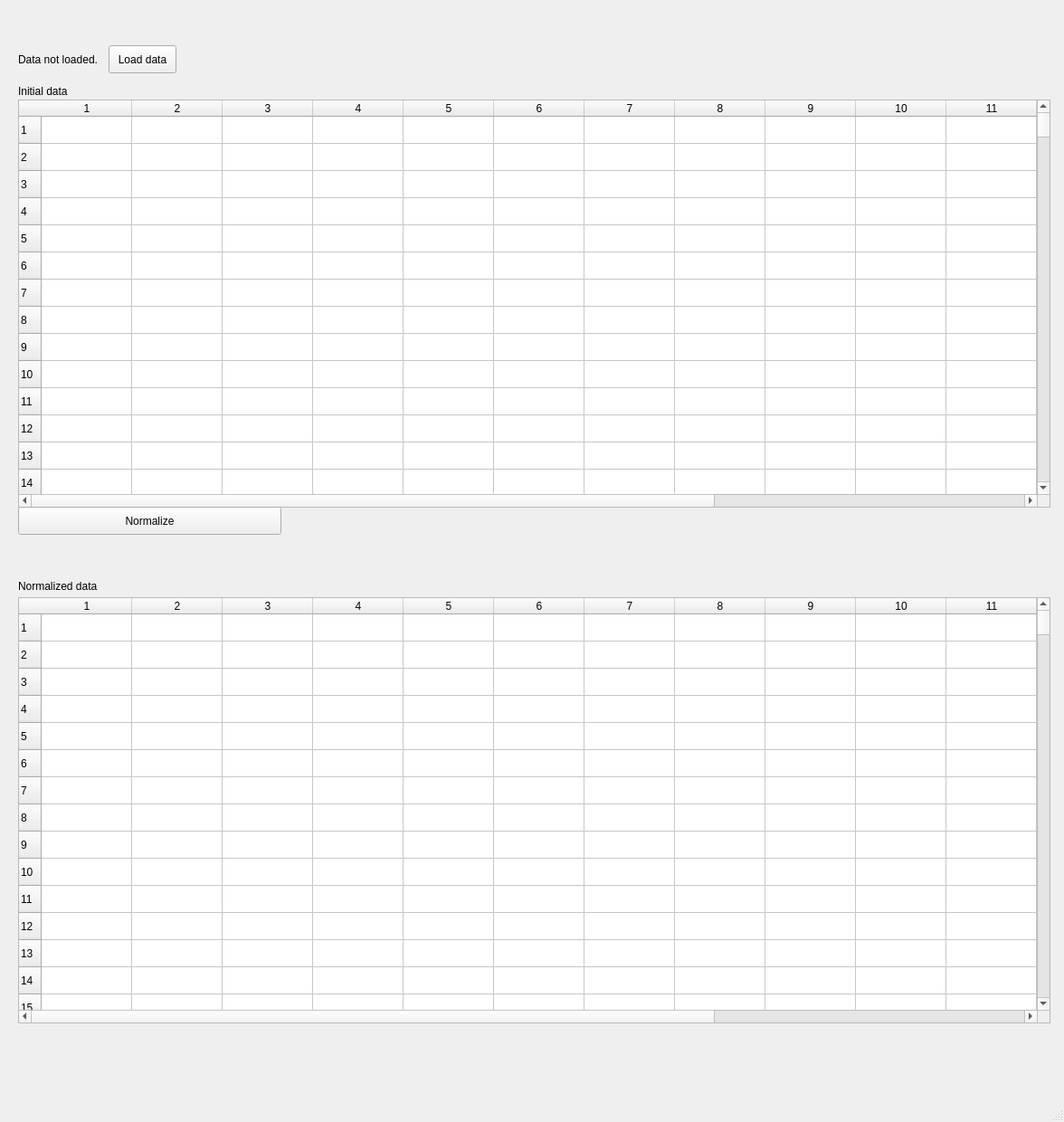
<?xml version="1.0" encoding="UTF-8"?>
<ui version="4.0">
 <class>trainingWindow</class>
 <widget class="QMainWindow" name="trainingWindow">
  <property name="geometry">
   <rect>
    <x>0</x>
    <y>0</y>
    <width>1176</width>
    <height>1240</height>
   </rect>
  </property>
  <property name="windowTitle">
   <string>Training window</string>
  </property>
  <widget class="QWidget" name="centralwidget">
   <widget class="QPushButton" name="pushButton">
    <property name="geometry">
     <rect>
      <x>120</x>
      <y>50</y>
      <width>75</width>
      <height>31</height>
     </rect>
    </property>
    <property name="text">
     <string>Load data</string>
    </property>
   </widget>
   <widget class="QLabel" name="label">
    <property name="geometry">
     <rect>
      <x>20</x>
      <y>50</y>
      <width>91</width>
      <height>31</height>
     </rect>
    </property>
    <property name="text">
     <string>Data not loaded.</string>
    </property>
   </widget>
   <widget class="QTableWidget" name="tableWidget">
    <property name="geometry">
     <rect>
      <x>20</x>
      <y>110</y>
      <width>1141</width>
      <height>451</height>
     </rect>
    </property>
    <property name="rowCount">
     <number>765</number>
    </property>
    <property name="columnCount">
     <number>16</number>
    </property>
    <row/>
    <row/>
    <row/>
    <row/>
    <row/>
    <row/>
    <row/>
    <row/>
    <row/>
    <row/>
    <row/>
    <row/>
    <row/>
    <row/>
    <row/>
    <row/>
    <row/>
    <row/>
    <row/>
    <row/>
    <row/>
    <row/>
    <row/>
    <row/>
    <row/>
    <row/>
    <row/>
    <row/>
    <row/>
    <row/>
    <row/>
    <row/>
    <row/>
    <row/>
    <row/>
    <row/>
    <row/>
    <row/>
    <row/>
    <row/>
    <row/>
    <row/>
    <row/>
    <row/>
    <row/>
    <row/>
    <row/>
    <row/>
    <row/>
    <row/>
    <row/>
    <row/>
    <row/>
    <row/>
    <row/>
    <row/>
    <row/>
    <row/>
    <row/>
    <row/>
    <row/>
    <row/>
    <row/>
    <row/>
    <row/>
    <row/>
    <row/>
    <row/>
    <row/>
    <row/>
    <row/>
    <row/>
    <row/>
    <row/>
    <row/>
    <row/>
    <row/>
    <row/>
    <row/>
    <row/>
    <row/>
    <row/>
    <row/>
    <row/>
    <row/>
    <row/>
    <row/>
    <row/>
    <row/>
    <row/>
    <row/>
    <row/>
    <row/>
    <row/>
    <row/>
    <row/>
    <row/>
    <row/>
    <row/>
    <row/>
    <row/>
    <row/>
    <row/>
    <row/>
    <row/>
    <row/>
    <row/>
    <row/>
    <row/>
    <row/>
    <row/>
    <row/>
    <row/>
    <row/>
    <row/>
    <row/>
    <row/>
    <row/>
    <row/>
    <row/>
    <row/>
    <row/>
    <row/>
    <row/>
    <row/>
    <row/>
    <row/>
    <row/>
    <row/>
    <row/>
    <row/>
    <row/>
    <row/>
    <row/>
    <row/>
    <row/>
    <row/>
    <row/>
    <row/>
    <row/>
    <row/>
    <row/>
    <row/>
    <row/>
    <row/>
    <row/>
    <row/>
    <row/>
    <row/>
    <row/>
    <row/>
    <row/>
    <row/>
    <row/>
    <row/>
    <row/>
    <row/>
    <row/>
    <row/>
    <row/>
    <row/>
    <row/>
    <row/>
    <row/>
    <row/>
    <row/>
    <row/>
    <row/>
    <row/>
    <row/>
    <row/>
    <row/>
    <row/>
    <row/>
    <row/>
    <row/>
    <row/>
    <row/>
    <row/>
    <row/>
    <row/>
    <row/>
    <row/>
    <row/>
    <row/>
    <row/>
    <row/>
    <row/>
    <row/>
    <row/>
    <row/>
    <row/>
    <row/>
    <row/>
    <row/>
    <row/>
    <row/>
    <row/>
    <row/>
    <row/>
    <row/>
    <row/>
    <row/>
    <row/>
    <row/>
    <row/>
    <row/>
    <row/>
    <row/>
    <row/>
    <row/>
    <row/>
    <row/>
    <row/>
    <row/>
    <row/>
    <row/>
    <row/>
    <row/>
    <row/>
    <row/>
    <row/>
    <row/>
    <row/>
    <row/>
    <row/>
    <row/>
    <row/>
    <row/>
    <row/>
    <row/>
    <row/>
    <row/>
    <row/>
    <row/>
    <row/>
    <row/>
    <row/>
    <row/>
    <row/>
    <row/>
    <row/>
    <row/>
    <row/>
    <row/>
    <row/>
    <row/>
    <row/>
    <row/>
    <row/>
    <row/>
    <row/>
    <row/>
    <row/>
    <row/>
    <row/>
    <row/>
    <row/>
    <row/>
    <row/>
    <row/>
    <row/>
    <row/>
    <row/>
    <row/>
    <row/>
    <row/>
    <row/>
    <row/>
    <row/>
    <row/>
    <row/>
    <row/>
    <row/>
    <row/>
    <row/>
    <row/>
    <row/>
    <row/>
    <row/>
    <row/>
    <row/>
    <row/>
    <row/>
    <row/>
    <row/>
    <row/>
    <row/>
    <row/>
    <row/>
    <row/>
    <row/>
    <row/>
    <row/>
    <row/>
    <row/>
    <row/>
    <row/>
    <row/>
    <row/>
    <row/>
    <row/>
    <row/>
    <row/>
    <row/>
    <row/>
    <row/>
    <row/>
    <row/>
    <row/>
    <row/>
    <row/>
    <row/>
    <row/>
    <row/>
    <row/>
    <row/>
    <row/>
    <row/>
    <row/>
    <row/>
    <row/>
    <row/>
    <row/>
    <row/>
    <row/>
    <row/>
    <row/>
    <row/>
    <row/>
    <row/>
    <row/>
    <row/>
    <row/>
    <row/>
    <row/>
    <row/>
    <row/>
    <row/>
    <row/>
    <row/>
    <row/>
    <row/>
    <row/>
    <row/>
    <row/>
    <row/>
    <row/>
    <row/>
    <row/>
    <row/>
    <row/>
    <row/>
    <row/>
    <row/>
    <row/>
    <row/>
    <row/>
    <row/>
    <row/>
    <row/>
    <row/>
    <row/>
    <row/>
    <row/>
    <row/>
    <row/>
    <row/>
    <row/>
    <row/>
    <row/>
    <row/>
    <row/>
    <row/>
    <row/>
    <row/>
    <row/>
    <row/>
    <row/>
    <row/>
    <row/>
    <row/>
    <row/>
    <row/>
    <row/>
    <row/>
    <row/>
    <row/>
    <row/>
    <row/>
    <row/>
    <row/>
    <row/>
    <row/>
    <row/>
    <row/>
    <row/>
    <row/>
    <row/>
    <row/>
    <row/>
    <row/>
    <row/>
    <row/>
    <row/>
    <row/>
    <row/>
    <row/>
    <row/>
    <row/>
    <row/>
    <row/>
    <row/>
    <row/>
    <row/>
    <row/>
    <row/>
    <row/>
    <row/>
    <row/>
    <row/>
    <row/>
    <row/>
    <row/>
    <row/>
    <row/>
    <row/>
    <row/>
    <row/>
    <row/>
    <row/>
    <row/>
    <row/>
    <row/>
    <row/>
    <row/>
    <row/>
    <row/>
    <row/>
    <row/>
    <row/>
    <row/>
    <row/>
    <row/>
    <row/>
    <row/>
    <row/>
    <row/>
    <row/>
    <row/>
    <row/>
    <row/>
    <row/>
    <row/>
    <row/>
    <row/>
    <row/>
    <row/>
    <row/>
    <row/>
    <row/>
    <row/>
    <row/>
    <row/>
    <row/>
    <row/>
    <row/>
    <row/>
    <row/>
    <row/>
    <row/>
    <row/>
    <row/>
    <row/>
    <row/>
    <row/>
    <row/>
    <row/>
    <row/>
    <row/>
    <row/>
    <row/>
    <row/>
    <row/>
    <row/>
    <row/>
    <row/>
    <row/>
    <row/>
    <row/>
    <row/>
    <row/>
    <row/>
    <row/>
    <row/>
    <row/>
    <row/>
    <row/>
    <row/>
    <row/>
    <row/>
    <row/>
    <row/>
    <row/>
    <row/>
    <row/>
    <row/>
    <row/>
    <row/>
    <row/>
    <row/>
    <row/>
    <row/>
    <row/>
    <row/>
    <row/>
    <row/>
    <row/>
    <row/>
    <row/>
    <row/>
    <row/>
    <row/>
    <row/>
    <row/>
    <row/>
    <row/>
    <row/>
    <row/>
    <row/>
    <row/>
    <row/>
    <row/>
    <row/>
    <row/>
    <row/>
    <row/>
    <row/>
    <row/>
    <row/>
    <row/>
    <row/>
    <row/>
    <row/>
    <row/>
    <row/>
    <row/>
    <row/>
    <row/>
    <row/>
    <row/>
    <row/>
    <row/>
    <row/>
    <row/>
    <row/>
    <row/>
    <row/>
    <row/>
    <row/>
    <row/>
    <row/>
    <row/>
    <row/>
    <row/>
    <row/>
    <row/>
    <row/>
    <row/>
    <row/>
    <row/>
    <row/>
    <row/>
    <row/>
    <row/>
    <row/>
    <row/>
    <row/>
    <row/>
    <row/>
    <row/>
    <row/>
    <row/>
    <row/>
    <row/>
    <row/>
    <row/>
    <row/>
    <row/>
    <row/>
    <row/>
    <row/>
    <row/>
    <row/>
    <row/>
    <row/>
    <row/>
    <row/>
    <row/>
    <row/>
    <row/>
    <row/>
    <row/>
    <row/>
    <row/>
    <row/>
    <row/>
    <row/>
    <row/>
    <row/>
    <row/>
    <row/>
    <row/>
    <row/>
    <row/>
    <row/>
    <row/>
    <row/>
    <row/>
    <row/>
    <row/>
    <row/>
    <row/>
    <row/>
    <row/>
    <row/>
    <row/>
    <row/>
    <row/>
    <row/>
    <row/>
    <row/>
    <row/>
    <row/>
    <row/>
    <row/>
    <row/>
    <row/>
    <row/>
    <row/>
    <row/>
    <row/>
    <row/>
    <row/>
    <row/>
    <row/>
    <row/>
    <row/>
    <row/>
    <row/>
    <row/>
    <row/>
    <row/>
    <row/>
    <row/>
    <row/>
    <row/>
    <row/>
    <row/>
    <row/>
    <row/>
    <row/>
    <row/>
    <row/>
    <row/>
    <row/>
    <row/>
    <row/>
    <row/>
    <row/>
    <row/>
    <row/>
    <row/>
    <row/>
    <row/>
    <row/>
    <row/>
    <row/>
    <row/>
    <row/>
    <row/>
    <row/>
    <row/>
    <row/>
    <row/>
    <row/>
    <row/>
    <row/>
    <row/>
    <row/>
    <row/>
    <row/>
    <row/>
    <row/>
    <row/>
    <row/>
    <row/>
    <row/>
    <row/>
    <row/>
    <row/>
    <row/>
    <row/>
    <row/>
    <row/>
    <row/>
    <row/>
    <row/>
    <row/>
    <row/>
    <row/>
    <row/>
    <row/>
    <row/>
    <row/>
    <row/>
    <row/>
    <row/>
    <row/>
    <row/>
    <row/>
    <row/>
    <row/>
    <row/>
    <row/>
    <row/>
    <row/>
    <row/>
    <row/>
    <row/>
    <row/>
    <row/>
    <row/>
    <row/>
    <row/>
    <row/>
    <row/>
    <row/>
    <row/>
    <row/>
    <row/>
    <row/>
    <row/>
    <row/>
    <row/>
    <row/>
    <row/>
    <row/>
    <row/>
    <row/>
    <row/>
    <row/>
    <row/>
    <row/>
    <row/>
    <row/>
    <row/>
    <row/>
    <row/>
    <row/>
    <row/>
    <row/>
    <row/>
    <row/>
    <row/>
    <column/>
    <column/>
    <column/>
    <column/>
    <column/>
    <column/>
    <column/>
    <column/>
    <column/>
    <column/>
    <column/>
    <column/>
    <column/>
    <column/>
    <column/>
    <column/>
   </widget>
   <widget class="QTableWidget" name="normalizedTableWidget">
    <property name="geometry">
     <rect>
      <x>20</x>
      <y>660</y>
      <width>1141</width>
      <height>471</height>
     </rect>
    </property>
    <property name="rowCount">
     <number>765</number>
    </property>
    <property name="columnCount">
     <number>16</number>
    </property>
    <row/>
    <row/>
    <row/>
    <row/>
    <row/>
    <row/>
    <row/>
    <row/>
    <row/>
    <row/>
    <row/>
    <row/>
    <row/>
    <row/>
    <row/>
    <row/>
    <row/>
    <row/>
    <row/>
    <row/>
    <row/>
    <row/>
    <row/>
    <row/>
    <row/>
    <row/>
    <row/>
    <row/>
    <row/>
    <row/>
    <row/>
    <row/>
    <row/>
    <row/>
    <row/>
    <row/>
    <row/>
    <row/>
    <row/>
    <row/>
    <row/>
    <row/>
    <row/>
    <row/>
    <row/>
    <row/>
    <row/>
    <row/>
    <row/>
    <row/>
    <row/>
    <row/>
    <row/>
    <row/>
    <row/>
    <row/>
    <row/>
    <row/>
    <row/>
    <row/>
    <row/>
    <row/>
    <row/>
    <row/>
    <row/>
    <row/>
    <row/>
    <row/>
    <row/>
    <row/>
    <row/>
    <row/>
    <row/>
    <row/>
    <row/>
    <row/>
    <row/>
    <row/>
    <row/>
    <row/>
    <row/>
    <row/>
    <row/>
    <row/>
    <row/>
    <row/>
    <row/>
    <row/>
    <row/>
    <row/>
    <row/>
    <row/>
    <row/>
    <row/>
    <row/>
    <row/>
    <row/>
    <row/>
    <row/>
    <row/>
    <row/>
    <row/>
    <row/>
    <row/>
    <row/>
    <row/>
    <row/>
    <row/>
    <row/>
    <row/>
    <row/>
    <row/>
    <row/>
    <row/>
    <row/>
    <row/>
    <row/>
    <row/>
    <row/>
    <row/>
    <row/>
    <row/>
    <row/>
    <row/>
    <row/>
    <row/>
    <row/>
    <row/>
    <row/>
    <row/>
    <row/>
    <row/>
    <row/>
    <row/>
    <row/>
    <row/>
    <row/>
    <row/>
    <row/>
    <row/>
    <row/>
    <row/>
    <row/>
    <row/>
    <row/>
    <row/>
    <row/>
    <row/>
    <row/>
    <row/>
    <row/>
    <row/>
    <row/>
    <row/>
    <row/>
    <row/>
    <row/>
    <row/>
    <row/>
    <row/>
    <row/>
    <row/>
    <row/>
    <row/>
    <row/>
    <row/>
    <row/>
    <row/>
    <row/>
    <row/>
    <row/>
    <row/>
    <row/>
    <row/>
    <row/>
    <row/>
    <row/>
    <row/>
    <row/>
    <row/>
    <row/>
    <row/>
    <row/>
    <row/>
    <row/>
    <row/>
    <row/>
    <row/>
    <row/>
    <row/>
    <row/>
    <row/>
    <row/>
    <row/>
    <row/>
    <row/>
    <row/>
    <row/>
    <row/>
    <row/>
    <row/>
    <row/>
    <row/>
    <row/>
    <row/>
    <row/>
    <row/>
    <row/>
    <row/>
    <row/>
    <row/>
    <row/>
    <row/>
    <row/>
    <row/>
    <row/>
    <row/>
    <row/>
    <row/>
    <row/>
    <row/>
    <row/>
    <row/>
    <row/>
    <row/>
    <row/>
    <row/>
    <row/>
    <row/>
    <row/>
    <row/>
    <row/>
    <row/>
    <row/>
    <row/>
    <row/>
    <row/>
    <row/>
    <row/>
    <row/>
    <row/>
    <row/>
    <row/>
    <row/>
    <row/>
    <row/>
    <row/>
    <row/>
    <row/>
    <row/>
    <row/>
    <row/>
    <row/>
    <row/>
    <row/>
    <row/>
    <row/>
    <row/>
    <row/>
    <row/>
    <row/>
    <row/>
    <row/>
    <row/>
    <row/>
    <row/>
    <row/>
    <row/>
    <row/>
    <row/>
    <row/>
    <row/>
    <row/>
    <row/>
    <row/>
    <row/>
    <row/>
    <row/>
    <row/>
    <row/>
    <row/>
    <row/>
    <row/>
    <row/>
    <row/>
    <row/>
    <row/>
    <row/>
    <row/>
    <row/>
    <row/>
    <row/>
    <row/>
    <row/>
    <row/>
    <row/>
    <row/>
    <row/>
    <row/>
    <row/>
    <row/>
    <row/>
    <row/>
    <row/>
    <row/>
    <row/>
    <row/>
    <row/>
    <row/>
    <row/>
    <row/>
    <row/>
    <row/>
    <row/>
    <row/>
    <row/>
    <row/>
    <row/>
    <row/>
    <row/>
    <row/>
    <row/>
    <row/>
    <row/>
    <row/>
    <row/>
    <row/>
    <row/>
    <row/>
    <row/>
    <row/>
    <row/>
    <row/>
    <row/>
    <row/>
    <row/>
    <row/>
    <row/>
    <row/>
    <row/>
    <row/>
    <row/>
    <row/>
    <row/>
    <row/>
    <row/>
    <row/>
    <row/>
    <row/>
    <row/>
    <row/>
    <row/>
    <row/>
    <row/>
    <row/>
    <row/>
    <row/>
    <row/>
    <row/>
    <row/>
    <row/>
    <row/>
    <row/>
    <row/>
    <row/>
    <row/>
    <row/>
    <row/>
    <row/>
    <row/>
    <row/>
    <row/>
    <row/>
    <row/>
    <row/>
    <row/>
    <row/>
    <row/>
    <row/>
    <row/>
    <row/>
    <row/>
    <row/>
    <row/>
    <row/>
    <row/>
    <row/>
    <row/>
    <row/>
    <row/>
    <row/>
    <row/>
    <row/>
    <row/>
    <row/>
    <row/>
    <row/>
    <row/>
    <row/>
    <row/>
    <row/>
    <row/>
    <row/>
    <row/>
    <row/>
    <row/>
    <row/>
    <row/>
    <row/>
    <row/>
    <row/>
    <row/>
    <row/>
    <row/>
    <row/>
    <row/>
    <row/>
    <row/>
    <row/>
    <row/>
    <row/>
    <row/>
    <row/>
    <row/>
    <row/>
    <row/>
    <row/>
    <row/>
    <row/>
    <row/>
    <row/>
    <row/>
    <row/>
    <row/>
    <row/>
    <row/>
    <row/>
    <row/>
    <row/>
    <row/>
    <row/>
    <row/>
    <row/>
    <row/>
    <row/>
    <row/>
    <row/>
    <row/>
    <row/>
    <row/>
    <row/>
    <row/>
    <row/>
    <row/>
    <row/>
    <row/>
    <row/>
    <row/>
    <row/>
    <row/>
    <row/>
    <row/>
    <row/>
    <row/>
    <row/>
    <row/>
    <row/>
    <row/>
    <row/>
    <row/>
    <row/>
    <row/>
    <row/>
    <row/>
    <row/>
    <row/>
    <row/>
    <row/>
    <row/>
    <row/>
    <row/>
    <row/>
    <row/>
    <row/>
    <row/>
    <row/>
    <row/>
    <row/>
    <row/>
    <row/>
    <row/>
    <row/>
    <row/>
    <row/>
    <row/>
    <row/>
    <row/>
    <row/>
    <row/>
    <row/>
    <row/>
    <row/>
    <row/>
    <row/>
    <row/>
    <row/>
    <row/>
    <row/>
    <row/>
    <row/>
    <row/>
    <row/>
    <row/>
    <row/>
    <row/>
    <row/>
    <row/>
    <row/>
    <row/>
    <row/>
    <row/>
    <row/>
    <row/>
    <row/>
    <row/>
    <row/>
    <row/>
    <row/>
    <row/>
    <row/>
    <row/>
    <row/>
    <row/>
    <row/>
    <row/>
    <row/>
    <row/>
    <row/>
    <row/>
    <row/>
    <row/>
    <row/>
    <row/>
    <row/>
    <row/>
    <row/>
    <row/>
    <row/>
    <row/>
    <row/>
    <row/>
    <row/>
    <row/>
    <row/>
    <row/>
    <row/>
    <row/>
    <row/>
    <row/>
    <row/>
    <row/>
    <row/>
    <row/>
    <row/>
    <row/>
    <row/>
    <row/>
    <row/>
    <row/>
    <row/>
    <row/>
    <row/>
    <row/>
    <row/>
    <row/>
    <row/>
    <row/>
    <row/>
    <row/>
    <row/>
    <row/>
    <row/>
    <row/>
    <row/>
    <row/>
    <row/>
    <row/>
    <row/>
    <row/>
    <row/>
    <row/>
    <row/>
    <row/>
    <row/>
    <row/>
    <row/>
    <row/>
    <row/>
    <row/>
    <row/>
    <row/>
    <row/>
    <row/>
    <row/>
    <row/>
    <row/>
    <row/>
    <row/>
    <row/>
    <row/>
    <row/>
    <row/>
    <row/>
    <row/>
    <row/>
    <row/>
    <row/>
    <row/>
    <row/>
    <row/>
    <row/>
    <row/>
    <row/>
    <row/>
    <row/>
    <row/>
    <row/>
    <row/>
    <row/>
    <row/>
    <row/>
    <row/>
    <row/>
    <row/>
    <row/>
    <row/>
    <row/>
    <row/>
    <row/>
    <row/>
    <row/>
    <row/>
    <row/>
    <row/>
    <row/>
    <row/>
    <row/>
    <row/>
    <row/>
    <row/>
    <row/>
    <row/>
    <row/>
    <row/>
    <row/>
    <row/>
    <row/>
    <row/>
    <row/>
    <row/>
    <row/>
    <row/>
    <row/>
    <row/>
    <row/>
    <row/>
    <row/>
    <row/>
    <row/>
    <row/>
    <row/>
    <row/>
    <row/>
    <row/>
    <row/>
    <row/>
    <row/>
    <row/>
    <row/>
    <row/>
    <row/>
    <row/>
    <row/>
    <row/>
    <row/>
    <row/>
    <row/>
    <row/>
    <row/>
    <row/>
    <row/>
    <row/>
    <row/>
    <row/>
    <row/>
    <row/>
    <row/>
    <row/>
    <row/>
    <row/>
    <row/>
    <row/>
    <row/>
    <row/>
    <row/>
    <row/>
    <row/>
    <row/>
    <row/>
    <row/>
    <row/>
    <row/>
    <row/>
    <row/>
    <row/>
    <row/>
    <row/>
    <row/>
    <row/>
    <row/>
    <row/>
    <row/>
    <row/>
    <row/>
    <row/>
    <row/>
    <row/>
    <row/>
    <row/>
    <row/>
    <row/>
    <row/>
    <row/>
    <row/>
    <row/>
    <row/>
    <row/>
    <row/>
    <row/>
    <row/>
    <row/>
    <row/>
    <row/>
    <row/>
    <row/>
    <row/>
    <row/>
    <row/>
    <row/>
    <row/>
    <row/>
    <row/>
    <row/>
    <row/>
    <row/>
    <row/>
    <row/>
    <row/>
    <row/>
    <row/>
    <row/>
    <row/>
    <row/>
    <row/>
    <row/>
    <column/>
    <column/>
    <column/>
    <column/>
    <column/>
    <column/>
    <column/>
    <column/>
    <column/>
    <column/>
    <column/>
    <column/>
    <column/>
    <column/>
    <column/>
    <column/>
   </widget>
   <widget class="QPushButton" name="pushButton_2">
    <property name="geometry">
     <rect>
      <x>20</x>
      <y>560</y>
      <width>291</width>
      <height>31</height>
     </rect>
    </property>
    <property name="text">
     <string>Normalize</string>
    </property>
   </widget>
   <widget class="QLabel" name="label_2">
    <property name="geometry">
     <rect>
      <x>20</x>
      <y>90</y>
      <width>201</width>
      <height>21</height>
     </rect>
    </property>
    <property name="text">
     <string>Initial data</string>
    </property>
   </widget>
   <widget class="QLabel" name="label_3">
    <property name="geometry">
     <rect>
      <x>20</x>
      <y>640</y>
      <width>121</width>
      <height>16</height>
     </rect>
    </property>
    <property name="text">
     <string>Normalized data</string>
    </property>
   </widget>
  </widget>
  <widget class="QMenuBar" name="menubar">
   <property name="geometry">
    <rect>
     <x>0</x>
     <y>0</y>
     <width>1176</width>
     <height>21</height>
    </rect>
   </property>
  </widget>
  <widget class="QStatusBar" name="statusbar"/>
 </widget>
 <resources/>
 <connections/>
</ui>
